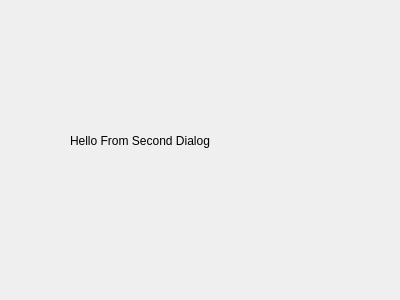
<?xml version="1.0" encoding="UTF-8"?>
<ui version="4.0">
 <class>SecDialog</class>
 <widget class="QDialog" name="SecDialog">
  <property name="geometry">
   <rect>
    <x>0</x>
    <y>0</y>
    <width>400</width>
    <height>300</height>
   </rect>
  </property>
  <property name="windowTitle">
   <string>Dialog</string>
  </property>
  <widget class="QLabel" name="label">
   <property name="geometry">
    <rect>
     <x>70</x>
     <y>90</y>
     <width>241</width>
     <height>101</height>
    </rect>
   </property>
   <property name="text">
    <string>Hello From Second Dialog</string>
   </property>
  </widget>
 </widget>
 <resources/>
 <connections/>
</ui>
